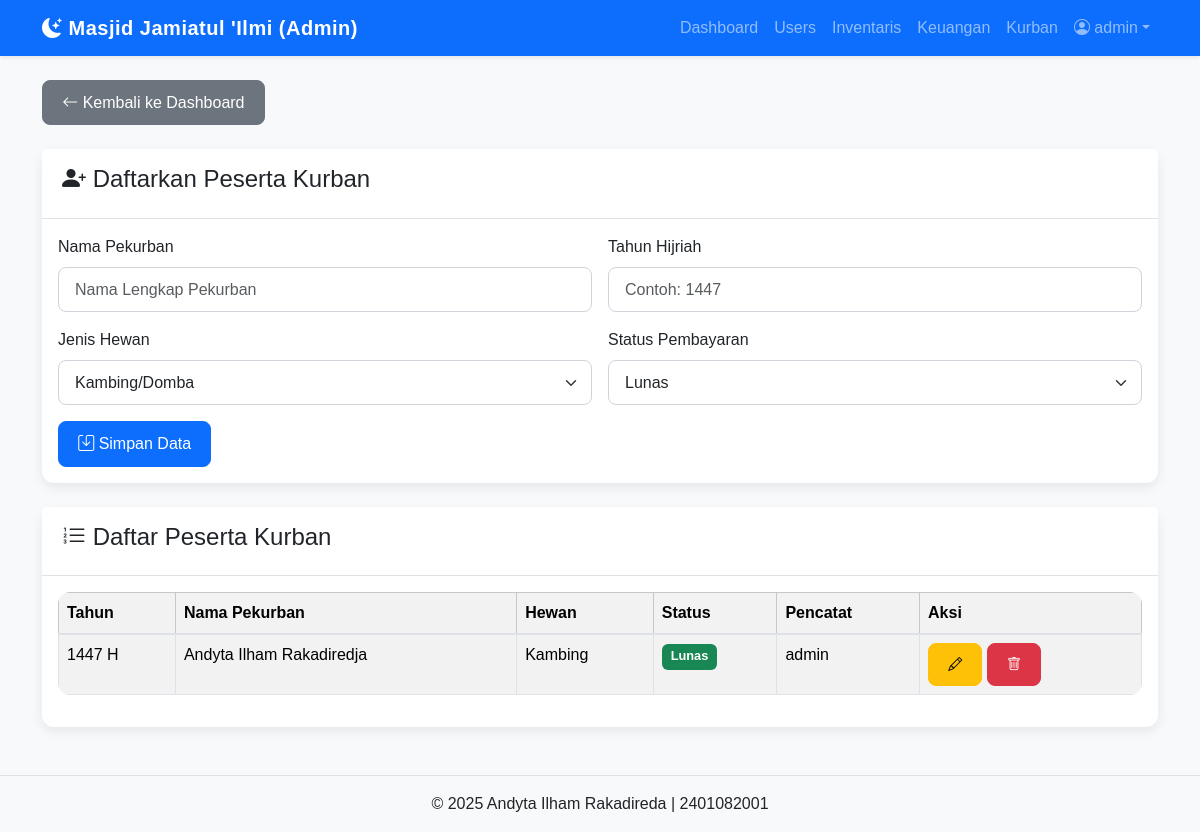
The app's page /admin/kelola_kurban.php (signed in) with its own data.
### tables this page shows
CREATE TABLE `raka_kurban` (
  `id_kurban` int(11) NOT NULL,
  `id_pengurus_pencatat` int(11) DEFAULT NULL,
  `nama_pekurban` varchar(100) NOT NULL,
  `jenis_hewan` enum('Sapi','Kambing') NOT NULL,
  `tahun_hijriah` int(4) NOT NULL,
  `status_pembayaran` enum('Lunas','Belum Lunas') NOT NULL
);

CREATE TABLE `raka_pengurus` (
  `id_pengurus` int(11) NOT NULL,
  `id_user` int(11) NOT NULL,
  `nama_lengkap` varchar(100) NOT NULL,
  `jabatan` varchar(50) NOT NULL,
  `no_telepon` varchar(15) DEFAULT NULL,
  `alamat` text DEFAULT NULL,
  `status` enum('Aktif','Tidak Aktif') NOT NULL
);

### admin/kelola_kurban.php (the view, shortened to what this page needs)
<?php
include_once('../includes/header_admin.php');
echo '<a href="dashboard.php" class="btn btn-secondary mb-4"><i class="bi bi-arrow-left"></i> Kembali ke Dashboard</a>';
$edit_data = null;
$kurban = $conn->query("SELECT k.*, p.nama_lengkap as pencatat FROM raka_kurban k LEFT JOIN raka_pengurus p ON k.id_pengurus_pencatat = p.id_pengurus ORDER BY k.tahun_hijriah DESC, k.nama_pekurban ASC");
?>
<div class="card mb-4">
    <div class="card-header">
        <h4><i class="bi bi-person-plus-fill"></i> <?= $edit_data ? 'Edit Data' : 'Daftarkan Peserta' ?> Kurban</h4>
    </div>
    <div class="card-body">
        <form method="POST">
            <div class="row g-3">
                <div class="col-md-6">
                    <label class="form-label">Nama Pekurban</label>
                    <input class="form-control" name="nama_pekurban" placeholder="Nama Lengkap Pekurban" value="<?= $edit_data['nama_pekurban'] ?? '' ?>" required>
                </div>
                 <div class="col-md-6">
                    <label class="form-label">Tahun Hijriah</label>
                    <input class="form-control" name="tahun_hijriah" type="number" placeholder="Contoh: 1447" value="<?= $edit_data['tahun_hijriah'] ?? '' ?>" required>
                </div>
                <div class="col-md-6">
                    <label class="form-label">Jenis Hewan</label>
                    <select class="form-select" name="jenis_hewan" required>
                        <option value="Kambing" <?= ($edit_data['jenis_hewan'] ?? '') == 'Kambing' ? 'selected' : '' ?>>Kambing/Domba</option>
                    </select>
                </div>
                <div class="col-md-6">
                    <label class="form-label">Status Pembayaran</label>
                    <select class="form-select" name="status_pembayaran" required>
                        <option value="Lunas" <?= ($edit_data['status_pembayaran'] ?? '') == 'Lunas' ? 'selected' : '' ?>>Lunas</option>
                    </select>
                </div>
                <div class="col-12">
                    <button type="submit" class="btn btn-primary"><i class="bi bi-save"></i> <?= $edit_data ? 'Update Data' : 'Simpan Data' ?></button>
                </div>
            </div>
        </form>
    </div>
</div>
<div class="card">
    <div class="card-header"><h4><i class="bi bi-list-ol"></i> Daftar Peserta Kurban</h4></div>
    <div class="card-body">
        <div class="table-responsive">
            <table class="table table-bordered table-striped">
                <thead class="table-light">
                    <tr><th>Tahun</th><th>Nama Pekurban</th><th>Hewan</th><th>Status</th><th>Pencatat</th><th>Aksi</th></tr>
                </thead>
                <tbody>
                <?php while ($row = $kurban->fetch_assoc()): ?>
                <tr>
                    <td><?= $row['tahun_hijriah'] ?> H</td>
                    <td><?= htmlspecialchars($row['nama_pekurban']) ?></td>
                    <td><?= htmlspecialchars($row['jenis_hewan']) ?></td>
                    <td><span class="badge bg-<?= $row['status_pembayaran']=='Lunas'?'success':'warning text-dark' ?>"><?= $row['status_pembayaran'] ?></span></td>
                    <td><?= htmlspecialchars($row['pencatat'] ?? 'N/A') ?></td>
                    <td>
                        <a href="?edit=<?= $row['id_kurban'] ?>" class="btn btn-warning btn-sm"><i class="bi bi-pencil"></i></a>
                        <a href="?delete=<?= $row['id_kurban'] ?>" class="btn btn-danger btn-sm" onclick="return confirm('Yakin ingin menghapus data ini?')"><i class="bi bi-trash"></i></a>
                    </td>
                </tr>
                <?php endwhile; ?>
                </tbody>
            </table>
        </div>
    </div>
</div>
<?php include_once('../includes/footer.php'); ?>

### css/style.css (style rules this page uses)
body { background-color: #f8f9fa; font-family: 'Poppins', sans-serif; }
.card { border: none; box-shadow: 0 4px 12px rgba(0, 0, 0, 0.08); border-radius: 0.75rem; transition: transform 0.2s ease-in-out, box-shadow 0.2s ease-in-out; }
.card-header { background-color: #ffffff; border-bottom: 1px solid #dee2e6; font-weight: 600; padding: 1rem 1.25rem; }
.btn { border-radius: 0.5rem; font-weight: 500; padding: 0.6rem 1.2rem; transition: background-color 0.2s; }
.btn-primary { background-color: #0d6efd; border-color: #0d6efd; }
.form-control, .form-select { border-radius: 0.5rem; padding: 0.6rem 1rem; border: 1px solid #ced4da; }
.table { border-radius: 0.75rem; overflow: hidden; }
.table thead th { background-color: #f2f2f2; border-bottom: 2px solid #dee2e6; }
.badge { font-size: 0.8rem; padding: 0.5em 0.7em; }

### records on screen
raka_kurban: tahun_hijriah "1447", nama_pekurban "Andyta Ilham Rakadiredja", jenis_hewan "Kambing", status_pembayaran "Lunas", id_pengurus_pencatat.nama_lengkap "admin"

### other values on screen
$_SESSION['nama_lengkap'] "admin"
